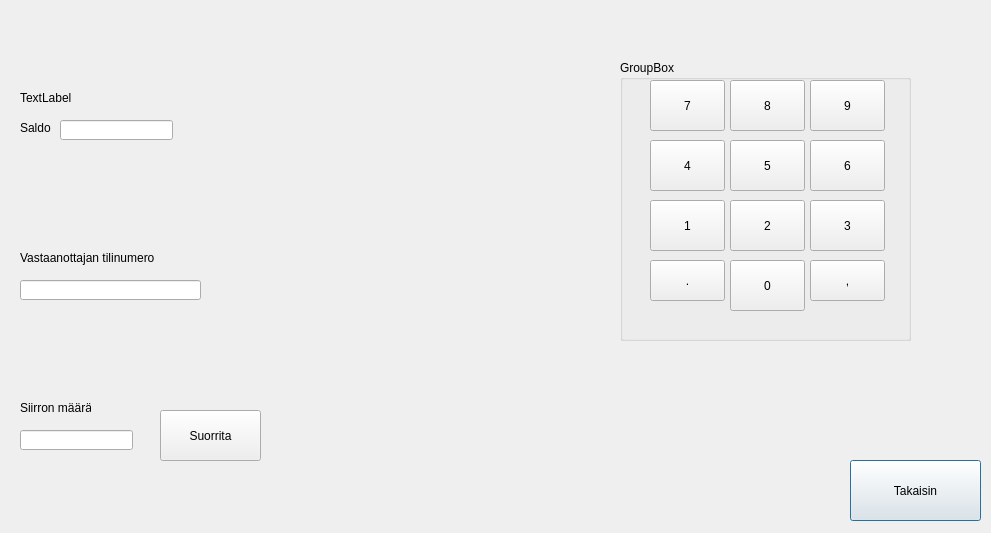
<?xml version="1.0" encoding="UTF-8"?>
<ui version="4.0">
 <class>Siirto</class>
 <widget class="QDialog" name="Siirto">
  <property name="geometry">
   <rect>
    <x>0</x>
    <y>0</y>
    <width>991</width>
    <height>533</height>
   </rect>
  </property>
  <property name="sizePolicy">
   <sizepolicy hsizetype="Maximum" vsizetype="Maximum">
    <horstretch>0</horstretch>
    <verstretch>0</verstretch>
   </sizepolicy>
  </property>
  <property name="windowTitle">
   <string>Dialog</string>
  </property>
  <widget class="QPushButton" name="pushButton_Takaisin">
   <property name="geometry">
    <rect>
     <x>850</x>
     <y>460</y>
     <width>131</width>
     <height>61</height>
    </rect>
   </property>
   <property name="text">
    <string>Takaisin</string>
   </property>
  </widget>
  <widget class="QLineEdit" name="lineEdit">
   <property name="geometry">
    <rect>
     <x>20</x>
     <y>430</y>
     <width>113</width>
     <height>20</height>
    </rect>
   </property>
  </widget>
  <widget class="QLabel" name="label">
   <property name="geometry">
    <rect>
     <x>20</x>
     <y>400</y>
     <width>71</width>
     <height>16</height>
    </rect>
   </property>
   <property name="text">
    <string>Siirron määrä</string>
   </property>
  </widget>
  <widget class="QLineEdit" name="lineEdit_2">
   <property name="geometry">
    <rect>
     <x>20</x>
     <y>280</y>
     <width>181</width>
     <height>20</height>
    </rect>
   </property>
  </widget>
  <widget class="QLabel" name="label_2">
   <property name="geometry">
    <rect>
     <x>20</x>
     <y>250</y>
     <width>171</width>
     <height>16</height>
    </rect>
   </property>
   <property name="text">
    <string>Vastaanottajan tilinumero</string>
   </property>
  </widget>
  <widget class="QLabel" name="label_3">
   <property name="geometry">
    <rect>
     <x>20</x>
     <y>90</y>
     <width>151</width>
     <height>16</height>
    </rect>
   </property>
   <property name="text">
    <string>TextLabel</string>
   </property>
  </widget>
  <widget class="QLabel" name="label_4">
   <property name="geometry">
    <rect>
     <x>20</x>
     <y>120</y>
     <width>41</width>
     <height>16</height>
    </rect>
   </property>
   <property name="text">
    <string>Saldo</string>
   </property>
  </widget>
  <widget class="QLineEdit" name="lineEdit_3">
   <property name="geometry">
    <rect>
     <x>60</x>
     <y>120</y>
     <width>113</width>
     <height>20</height>
    </rect>
   </property>
  </widget>
  <widget class="QGroupBox" name="groupBox">
   <property name="geometry">
    <rect>
     <x>620</x>
     <y>60</y>
     <width>291</width>
     <height>281</height>
    </rect>
   </property>
   <property name="title">
    <string>GroupBox</string>
   </property>
   <widget class="QPushButton" name="pushButton_7s">
    <property name="geometry">
     <rect>
      <x>30</x>
      <y>20</y>
      <width>75</width>
      <height>51</height>
     </rect>
    </property>
    <property name="text">
     <string>7</string>
    </property>
   </widget>
   <widget class="QPushButton" name="pushButton_8s">
    <property name="geometry">
     <rect>
      <x>110</x>
      <y>20</y>
      <width>75</width>
      <height>51</height>
     </rect>
    </property>
    <property name="text">
     <string>8</string>
    </property>
   </widget>
   <widget class="QPushButton" name="pushButton_9s">
    <property name="geometry">
     <rect>
      <x>190</x>
      <y>20</y>
      <width>75</width>
      <height>51</height>
     </rect>
    </property>
    <property name="text">
     <string>9</string>
    </property>
   </widget>
   <widget class="QPushButton" name="pushButton_4s">
    <property name="geometry">
     <rect>
      <x>30</x>
      <y>80</y>
      <width>75</width>
      <height>51</height>
     </rect>
    </property>
    <property name="text">
     <string>4</string>
    </property>
   </widget>
   <widget class="QPushButton" name="pushButton_5s">
    <property name="geometry">
     <rect>
      <x>110</x>
      <y>80</y>
      <width>75</width>
      <height>51</height>
     </rect>
    </property>
    <property name="text">
     <string>5</string>
    </property>
   </widget>
   <widget class="QPushButton" name="pushButton_6s">
    <property name="geometry">
     <rect>
      <x>190</x>
      <y>80</y>
      <width>75</width>
      <height>51</height>
     </rect>
    </property>
    <property name="text">
     <string>6</string>
    </property>
   </widget>
   <widget class="QPushButton" name="pushButton_1s">
    <property name="geometry">
     <rect>
      <x>30</x>
      <y>140</y>
      <width>75</width>
      <height>51</height>
     </rect>
    </property>
    <property name="text">
     <string>1</string>
    </property>
   </widget>
   <widget class="QPushButton" name="pushButton_2s">
    <property name="geometry">
     <rect>
      <x>110</x>
      <y>140</y>
      <width>75</width>
      <height>51</height>
     </rect>
    </property>
    <property name="text">
     <string>2</string>
    </property>
   </widget>
   <widget class="QPushButton" name="pushButton_3s">
    <property name="geometry">
     <rect>
      <x>190</x>
      <y>140</y>
      <width>75</width>
      <height>51</height>
     </rect>
    </property>
    <property name="text">
     <string>3</string>
    </property>
   </widget>
   <widget class="QPushButton" name="pushButton_0s">
    <property name="geometry">
     <rect>
      <x>110</x>
      <y>200</y>
      <width>75</width>
      <height>51</height>
     </rect>
    </property>
    <property name="text">
     <string>0</string>
    </property>
   </widget>
   <widget class="QPushButton" name="pushButton_piste">
    <property name="geometry">
     <rect>
      <x>30</x>
      <y>200</y>
      <width>75</width>
      <height>41</height>
     </rect>
    </property>
    <property name="text">
     <string>.</string>
    </property>
   </widget>
   <widget class="QPushButton" name="pushButton_pilkku">
    <property name="geometry">
     <rect>
      <x>190</x>
      <y>200</y>
      <width>75</width>
      <height>41</height>
     </rect>
    </property>
    <property name="text">
     <string>,</string>
    </property>
   </widget>
  </widget>
  <widget class="QPushButton" name="pushButton_SiirtoS">
   <property name="geometry">
    <rect>
     <x>160</x>
     <y>410</y>
     <width>101</width>
     <height>51</height>
    </rect>
   </property>
   <property name="text">
    <string>Suorrita</string>
   </property>
  </widget>
 </widget>
 <resources/>
 <connections/>
</ui>
